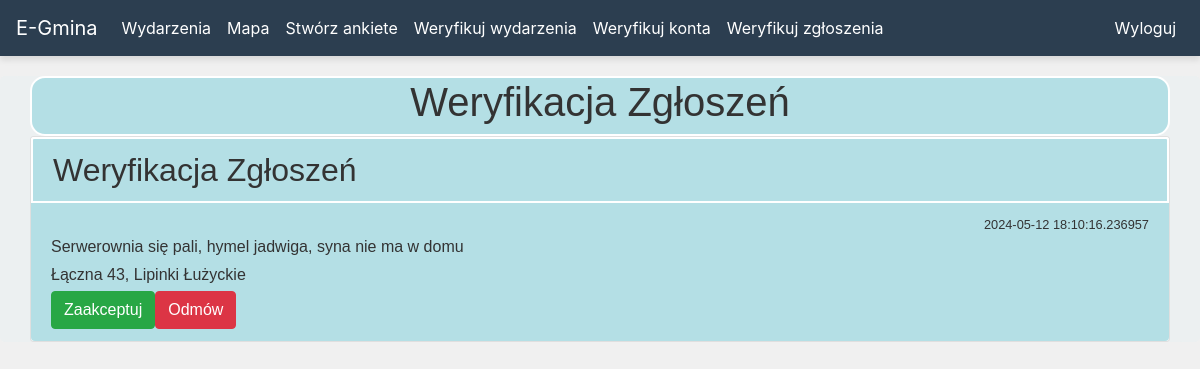
Page /admin-reports (signed in) on the earlier database version.
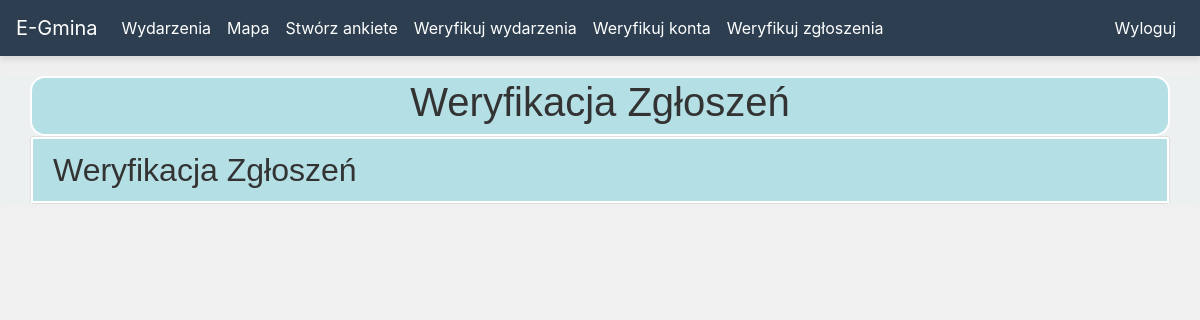
Same page on the later database version.
### website/models.py (models this page shows)
class Report(db.Model):
    id = db.Column(db.Integer, primary_key=True)
    data = db.Column(db.String(10000))
    date = db.Column(db.DateTime(timezone=True), default=func.now())
    place = db.Column(db.String(150))
    status = db.Column(db.String(50), default='pending')
    user_id = db.Column(db.Integer, db.ForeignKey('user.id'))

### website/views.py (the view, shortened to what this page needs)
@views.route('/admin-reports', methods=['GET', 'POST'])
@login_required
def admin_reports():
    if not current_user.is_authenticated or current_user.role != 'admin':
        flash('Nie masz uprawnień administratora do tej strony.', category='danger')
        return redirect(url_for('views.home'))
    pending_reports = Report.query.filter_by(status='pending').all()
    return render_template('admin_reports.html',user=current_user, pending_reports=pending_reports)

### website/__init__.py (called while the page is built)
def create_app():
    app = Flask(__name__, static_folder='templates/static')
    app.config['SECRET_KEY'] = 'hjshjhdjah kjshkjdhjs'
    app.config['SQLALCHEMY_DATABASE_URI'] = f'sqlite:///{DB_NAME}'
    db.init_app(app)
    from .views import views
    from .auth import auth
    app.register_blueprint(views, url_prefix='/')
    app.register_blueprint(auth, url_prefix='/')
    from .models import User, Event
    with app.app_context():
        db.create_all()
        create_admin(app)
    login_manager = LoginManager()
    login_manager.login_view = 'auth.login_user'
    login_manager.init_app(app)
    @login_manager.user_loader
    def load_user(id):
        return User.query.get(int(id))
    return app

### website/templates/admin_reports.html (shortened to what this page needs)
{% extends "base.html" %}
{% block content %}
<div class="container">
  <div class="container1">
    <h1 align="center">Weryfikacja Zgłoszeń</h1>
  </div>
  <div class="card">
    <div class="card-header container2">
      <h2 class="mb-0">Weryfikacja Zgłoszeń</h2>
    </div>
    <ul class="list-group list-group-flush">
      {% for report in pending_reports %}
        <li class="list-group-item container3">
          <div class="d-flex w-100 justify-content-between">
            <small>{{ report.date }}</small>
          </div>
          <p class="mb-1">{{ report.data }}</p>
          <p class="mb-1">{{ report.place }}</p>
          <div class="btn-group" role="group">
            <form method="POST" action="{{ url_for('views.update_report_status', report_id=report.id, action='accept') }}">
              <button type="submit" class="btn btn-success">Zaakceptuj</button>
            </form>
            <form method="POST" action="{{ url_for('views.update_report_status', report_id=report.id, action='reject') }}">
              <button type="submit" class="btn btn-danger">Odmów</button>
            </form>
          </div>
        </li>
      {% endfor %}
    </ul>
  </div>
</div>
{% endblock %}

### website/templates/base.html (shortened to what this page needs)
<!DOCTYPE html>
<html>
<head>
    <link rel="stylesheet" href="https://stackpath.bootstrapcdn.com/bootstrap/4.4.1/css/bootstrap.min.css">
    <link rel="stylesheet" href="https://stackpath.bootstrapcdn.com/font-awesome/4.7.0/css/font-awesome.min.css">
</head>
<body>
    <nav class="navbar navbar-expand-lg navbar-dark bg-primary">
        <a class="navbar-brand" id="home" href="/">
   E-Gmina
</a>
        <div class="collapse navbar-collapse" id="navbar">
            <div class="navbar-nav mr-auto">
                {% if current_user.is_authenticated %}
                    {% if current_user.role != 'user' %}
                        <a class="nav-item nav-link" id="events" href="/events">Wydarzenia</a>
                    {% endif %}
                    {% if current_user.role == 'admin' %}
                    <a class="nav-item nav-link" id="maps" href="/maps">Mapa</a>
                    <a class="nav-item nav-link" id="admin_users" href="/create-survey">Stwórz ankiete</a>
                    <a class="nav-item nav-link" id="admin_events" href="/admin-events">Weryfikuj wydarzenia</a>
                    <a class="nav-item nav-link" id="admin_users" href="/admin-users">Weryfikuj konta</a>
                    <a class="nav-item nav-link" id="admin_users" href="/admin-reports">Weryfikuj zgłoszenia</a>
                    {% endif %}
                {% else %}
                    <a class="nav-item nav-link" id="login" href="/login">Zaloguj</a>
                    <a class="nav-item nav-link" id="signUp" href="/sign-up">Zarejestruj</a>
                {% endif %}
            </div>
            <div class="navbar-nav ml-auto">
                {% if user.is_authenticated %}
                <a class="nav-item nav-link" id="logout" href="/logout">Wyloguj</a>
                {% endif %}
            </div>
        </div>
    </nav>
    <div class="container">{% block content %} {% endblock %}</div>
</body>
</html>

### website/templates/base.html (style rules this page uses)
body { background-color: #f0f0f0; color: #333; }
.navbar { background-color: #2c3e50 !important; box-shadow: 0 4px 6px rgba(0, 0, 0, 0.1); }
.navbar-brand, .navbar-nav .nav-link { color: #fff !important; }
.container { background-color: #ecf0f1; border-radius: 5px; max-width: 100%; margin: 20px auto; padding: 0 15px; }

### website/templates/admin_reports.html (style rules this page uses)
.container1, .container2, .container3 { background-color: #b4dfe5; border-radius: 15px; border: 2px solid white; overflow: hidden; font-family: Arial, sans-serif; }

Differences in the rows shown:
removed Report: date "2024-05-12 18:10:16.236957", data "Serwerownia się pali, hymel jadwiga, syna nie ma w domu", place "Łączna 43, Lipinki Łużyckie"
